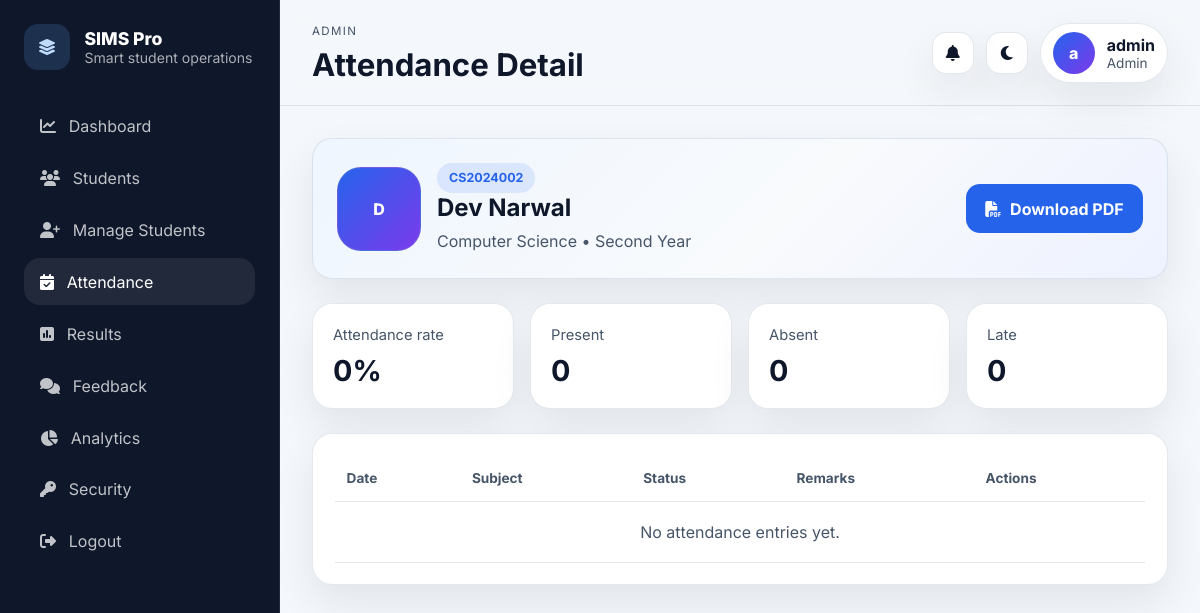
/attendance/student/2 (signed in), run on the app's committed database.
### tables this page shows
CREATE TABLE students (
                id          INTEGER PRIMARY KEY AUTOINCREMENT,
                student_id  TEXT UNIQUE NOT NULL,
                name        TEXT NOT NULL,
                email       TEXT,
                dob         TEXT,
                gender      TEXT,
                department  TEXT NOT NULL,
                year        TEXT NOT NULL,
                status      TEXT DEFAULT 'Active',
                address     TEXT,
                enroll_date TEXT,
                created_at  TIMESTAMP DEFAULT CURRENT_TIMESTAMP
            , assigned_teacher_id INTEGER, profile_image TEXT);

### app.py (the view)
@app.route("/attendance/student/<int:student_id>")
@login_required
def student_attendance(student_id):
    student = student_or_404(student_id)
    if session.get("role") == "student" and student_id != session.get("student_db_id"):
        abort(403)
    rows = db().execute(
        "SELECT * FROM attendance WHERE student_id=? ORDER BY date DESC, subject ASC",
        (student_id,),
    ).fetchall()
    return render_template("student_attendance.html", student=student, rows=rows, attendance_summary=attendance_summary(student_id))

### app.py (called while the page is built)
def db():
    if "db" not in g:
        g.db = sqlite3.connect(app.config["DATABASE"])
        g.db.row_factory = sqlite3.Row
        g.db.execute("PRAGMA foreign_keys = ON")
    return g.db

def csrf_token():
    if "_csrf_token" not in session:
        session["_csrf_token"] = secrets.token_urlsafe(32)
    return session["_csrf_token"]

@app.before_request
def setup_req():
    session.permanent = True
    if request.method in {"POST", "PUT", "PATCH", "DELETE"}:
        token = request.form.get("csrf_token") or request.headers.get("X-CSRFToken")
        if token != session.get("_csrf_token"):
            abort(400, description="Invalid CSRF token.")

@app.context_processor
def inject_globals():
    return {
        "current_role": session.get("role"),
        "app_name": "SIMS Pro",
        "global_notifications": build_notifications() if session.get("role") else [],
    }

def visible_clause(alias="students"):
    role = session.get("role")
    if role == "admin":
        return "1=1", []
    if role == "teacher":
        return f"{alias}.assigned_teacher_id = ?", [session["user_id"]]
    if role == "student":
        return f"{alias}.id = ?", [session["student_db_id"]]
    return "1=0", []

def student_or_404(student_id):
    where, params = visible_clause("students")
    row = db().execute(
        f"""
        SELECT students.*, users.full_name AS teacher_name, users.email AS teacher_email
        FROM students
        LEFT JOIN users ON users.id = students.assigned_teacher_id
        WHERE students.id = ? AND {where}
        """,
        [student_id] + params,
    ).fetchone()
    if not row:
        abort(404)
    return row

def attendance_summary(student_id):
    row = db().execute(
        """
        SELECT
            COUNT(*) total,
            SUM(CASE WHEN status='Present' THEN 1 ELSE 0 END) present,
            SUM(CASE WHEN status='Absent' THEN 1 ELSE 0 END) absent,
            SUM(CASE WHEN status='Late' THEN 1 ELSE 0 END) late
        FROM attendance
        WHERE student_id=?
        """,
        (student_id,),
    ).fetchone()
    total = row["total"] or 0
    present = row["present"] or 0
    rate = round((present / total) * 100, 1) if total else 0
    return {
        "total": total,
        "present": present,
        "absent": row["absent"] or 0,
        "late": row["late"] or 0,
        "rate": rate,
    }

### templates/student_attendance.html (shortened to what this page needs)
{% extends "base.html" %}
{% block page_heading %}Attendance Detail{% endblock %}
{% block content %}
<section class="profile-hero"><div class="profile-summary"><div class="profile-image profile-image--fallback">{{ student.name[0] }}</div><div><span class="badge">{{ student.student_id }}</span><h2>{{ student.name }}</h2><p>{{ student.department }} • {{ student.year }}</p></div></div><div class="hero-actions"><a class="btn btn-primary" href="{{ url_for('attendance_pdf', student_id=student.id) }}"><i class="fa-solid fa-file-pdf"></i><span>Download PDF</span></a></div></section>
<section class="stat-grid"><article class="stat-card"><span>Attendance rate</span><strong>{{ attendance_summary.rate }}%</strong></article><article class="stat-card"><span>Present</span><strong>{{ attendance_summary.present }}</strong></article><article class="stat-card"><span>Absent</span><strong>{{ attendance_summary.absent }}</strong></article><article class="stat-card"><span>Late</span><strong>{{ attendance_summary.late }}</strong></article></section>
<section class="panel"><div class="table-wrap"><table class="data-table"><thead><tr><th>Date</th><th>Subject</th><th>Status</th><th>Remarks</th>{% if current_role in ['admin','teacher'] %}<th>Actions</th>{% endif %}</tr></thead><tbody>{% for row in rows %}<tr><td>{{ row.date }}</td><td>{{ row.subject }}</td><td>{{ row.status }}</td><td>{{ row.remarks or '-' }}</td>{% if current_role in ['admin','teacher'] %}<td><form method="post" action="{{ url_for('delete_attendance', attendance_id=row.id) }}" onsubmit="return confirm('Delete this attendance entry?');"><input type="hidden" name="csrf_token" value="{{ csrf_token() }}"><button class="icon-btn" type="submit"><i class="fa-solid fa-trash"></i></button></form></td>{% endif %}</tr>{% else %}<tr><td colspan="5" class="empty">No attendance entries yet.</td></tr>{% endfor %}</tbody></table></div></section>
{% endblock %}

### static/style.css (style rules this page uses)
:root { --bg: #f4f7fb; --bg-elevated: #ffffff; --bg-accent: linear-gradient(135deg, #eff6ff, #f8fafc 55%, #eef2ff); --text: #0f172a; --text-soft: #475569; --border: rgba(148, 163, 184, 0.25); --primary: #2563eb; --primary-strong: #1d4ed8; --primary-soft: rgba(37, 99, 235, 0.12); --success: #059669; --danger: #dc2626; --warning: #d97706; --shadow: 0 18px 40px rgba(15, 23, 42, 0.08); --radius: 20px; --sidebar-width: 280px; }
* { box-sizing: border-box; }
body { margin: 0; font-family: 'Inter', sans-serif; background: var(--bg); color: var(--text); }
a { color: inherit; text-decoration: none; }
p { margin: 0; color: var(--text-soft); line-height: 1.6; }
.badge { display: inline-flex; align-items: center; gap: 0.4rem; padding: 0.45rem 0.75rem; border-radius: 999px; background: var(--primary-soft); color: var(--primary); font-size: 0.78rem; font-weight: 700; }
.user-pill__avatar, .profile-image--fallback { width: 42px; height: 42px; border-radius: 50%; display: grid; place-items: center; background: linear-gradient(135deg, var(--primary), #7c3aed); color: white; font-weight: 800; }
.panel, .hero-card, .profile-hero, .auth-panel, .stat-card, .notice, .flash { background: var(--bg-elevated); border: 1px solid var(--border); border-radius: var(--radius); box-shadow: var(--shadow); }
.hero-card, .profile-hero { padding: 1.5rem; display: flex; justify-content: space-between; gap: 1rem; align-items: center; background: var(--bg-accent); }
.hero-card h2, .profile-hero h2, .panel h3, .auth-panel h2 { margin: 0 0 0.45rem; }
.hero-actions, .form-actions { display: flex; gap: 0.75rem; flex-wrap: wrap; }
.stat-grid { display: grid; grid-template-columns: repeat(4, minmax(0, 1fr)); gap: 1rem; }
.stat-card { padding: 1.25rem; }
.stat-card span { color: var(--text-soft); font-size: 0.92rem; }
.stat-card strong { display: block; margin-top: 0.55rem; font-size: 1.8rem; }
.panel { padding: 1.35rem; }
.table-wrap { overflow: auto; }
.data-table { width: 100%; border-collapse: collapse; min-width: 760px; }
.data-table th, .data-table td { padding: 0.9rem 0.75rem; border-bottom: 1px solid var(--border); vertical-align: top; }
.data-table th { text-align: left; color: var(--text-soft); font-size: 0.85rem; font-weight: 700; }
.empty { text-align: center; color: var(--text-soft); padding: 1.25rem !important; }
.btn { display: inline-flex; align-items: center; gap: 0.55rem; justify-content: center; padding: 0.85rem 1.15rem; border-radius: 14px; border: 1px solid transparent; font-weight: 700; }
.btn-primary { background: var(--primary); color: white; }
.profile-summary { display: flex; align-items: center; gap: 1rem; }
.profile-image { width: 84px; height: 84px; border-radius: 24px; object-fit: cover; border: 1px solid var(--border); }

### data on the page
students: name "D", student_id "CS2024002", name "Dev Narwal", department "Computer Science", year "Second Year"

### other printed values
{{ app_name }} "SIMS Pro"
{{ current_role|title }} "ADMIN"
{{ (session.get('display_name') or 'U')[0] }} "a"
{{ session.get('display_name') }} "admin"
{{ current_role|title }} "Admin"
{{ attendance_summary.rate }} "0"
{{ attendance_summary.present }} "0"
{{ attendance_summary.absent }} "0"
{{ attendance_summary.late }} "0"
